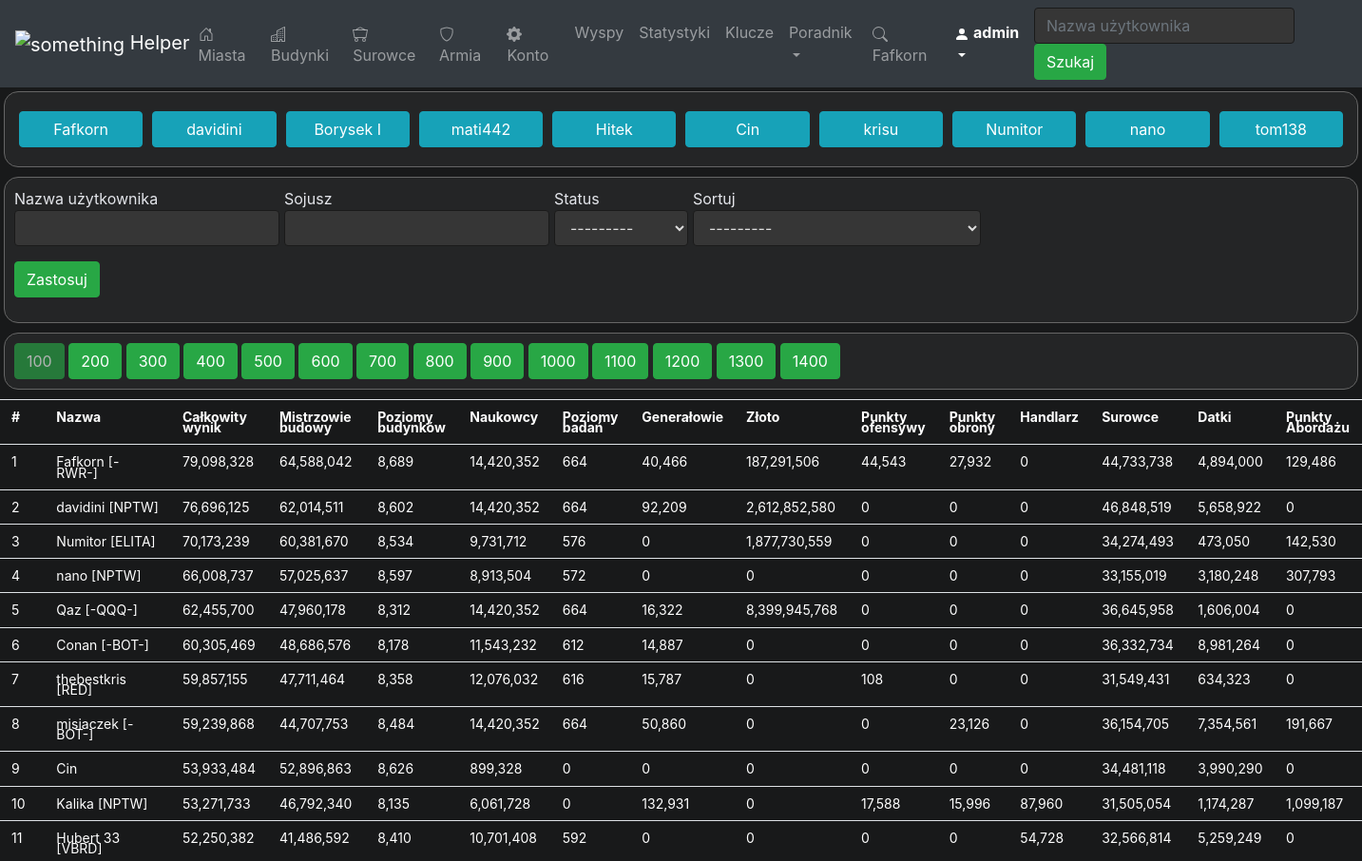
Page /users/ (signed in, upper part) on the earlier database version.
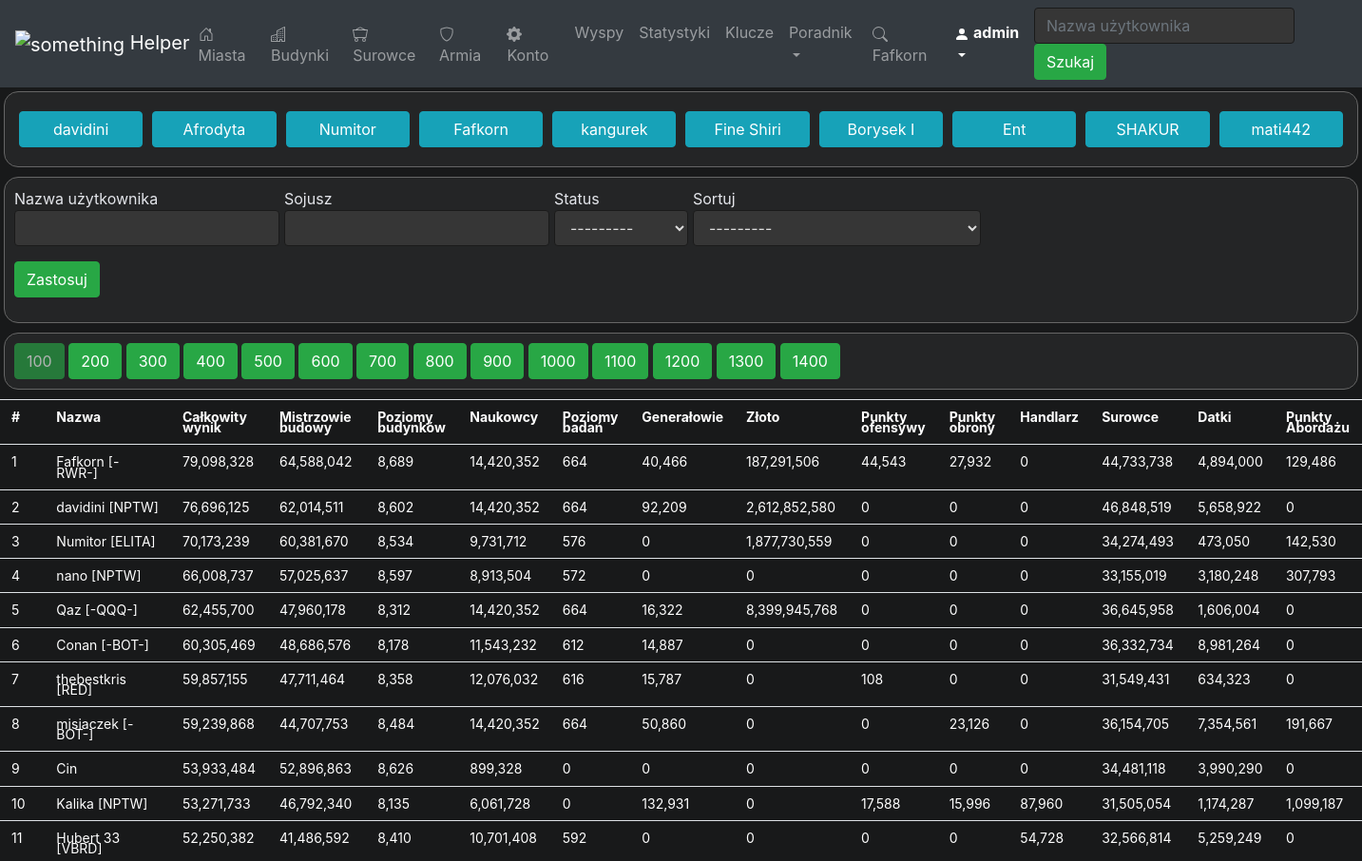
Same page on the later database version.
### mysite/helper/models.py (models this page shows, shortened)
class User(models.Model):
    user_name = models.CharField(max_length=50)
    user_status = models.ForeignKey(UserStatus, on_delete=models.SET_NULL, default=None, null=True)
    shipping_future = models.IntegerField(default=0)
    economy_future = models.IntegerField(default=0)
    science_future = models.IntegerField(default=0)
    military_future = models.IntegerField(default=0)
    score = models.IntegerField(default=0)
    master_builders = models.IntegerField(default=0)
    building_levels = models.IntegerField(default=0)
    scientists = models.IntegerField(default=0)
    research_level = models.IntegerField(default=0)
    generals = models.IntegerField(default=0)
    gold = models.BigIntegerField(default=0)
    offensive = models.IntegerField(default=0)
    defensive = models.IntegerField(default=0)
    trading = models.IntegerField(default=0)
    resources = models.IntegerField(default=0)
    donations = models.IntegerField(default=0)
    piracy = models.IntegerField(default=0)
    alliance = models.CharField(max_length=50, default='', null=True)
    last_visit = models.DateTimeField(default=datetime(2015, 10, 9, 23, 55, 59, 342380))

### mysite/helper/views/users.py (the view)
# urls.py: path('users/', users.get_users, name='users'),
@login_required(login_url='helper:login')
def get_users(request):
    connected_user = DefaultUsersConnection.objects.filter(auth_user=request.user.id)
    user = connected_user[0] if connected_user else User.objects.get(pk=1)
    visited_users = User.objects.order_by('last_visit').reverse()[:10]
    my_filter = UserFilter(request.GET, queryset=User.objects.order_by('score').reverse())
    user_name = request.GET.get('user_name', '')
    alliance = request.GET.get('alliance', '')
    user_status = request.GET.get('user_status', '')
    order_by = request.GET.get('order_by', '')
    users_list = my_filter.qs
    results_on_page = 100
    paginator = Paginator(users_list, results_on_page)
    page_num = request.GET.get('page', 1)
    page = paginator.page(page_num)
    has_pages = math.ceil(users_list.count() / results_on_page)
    buttons = []
    for i, val in enumerate(range(has_pages)):
        buttons.append([int((i+1)*results_on_page), int(i+1)])
    context = {'users_list': page,
               'user': user,
               'my_filter': my_filter,
               'user_name': user_name,
               'alliance': alliance,
               'user_status': user_status,
               'order_by': order_by,
               'visited_users': visited_users,
               'buttons': buttons, 'page_num': int(page_num),
               'nav_active': 'users',
               'title': 'Użytkownicy'
               }
    return render(request, 'helper/users.html', context)

### mysite/helper/models.py (called while the page is built)
    def __str__(self):
        return self.user_status_name

### mysite/helper/templatetags/helper_extras.py (called while the page is built)
@register.filter
def get_pos(position, page_num):
    try:
        return int(page_num-1) * 100 + int(position)
    except (ValueError, ZeroDivisionError):
        return None

@register.filter
def number_commas(number):
    return re.sub("(\d)(?=(\d{3})+(?!\d))", r"\1,", "%d" % number)

### mysite/helper/templates/helper/users.html (shortened to what the changed rows need)
{% extends "base.html" %}
{% load static %}
{% load crispy_forms_tags %}
{% block head %}
        <link rel="stylesheet" type="text/css" href="{% static 'helper/users.css' %}">
        {% load helper_extras %}
{% endblock %}
{% block content %}
        {% load widget_tweaks %}
        {% include "helper/navigation.html" %}
        <div class="tile">
            <div class="row visited-users-div">
                {% for user in visited_users %}
                    <a class="btn btn-info btn-visit" href="{% url 'helper:user_towns' user.id %}">{{user.user_name}}</a>
                {% endfor %}
            </div>
        </div>
        <div class="page-div">
            <div>
                {% if buttons %}
                {% for button in buttons %}
                    <a href="{% url 'helper:users' %}?page={{button.1}}&user_name={{user_name}}&alliance={{alliance}}&user_status={{user_status}}&order_by={{order_by}}" class="btn btn-success  {% if button.1 == page_num %} disabled {% endif %}">{{button.0}}</a>
                {% endfor %}
                {% else %}
                <h5>Nie znaleziono graczy</h5>
                {% endif %}
            </div>
        </div>
        <div class="users-div">
            {% if users_list %}
                <table class="table">
                    <tr>
                        <th>#</th>
                        <th>Nazwa</th>
                        <th>Całkowity wynik</th>
                        <th>Mistrzowie budowy</th>
                        <th>Poziomy budynków</th>
                        <th>Naukowcy</th>
                        <th>Poziomy badań</th>
                        <th>Generałowie</th>
                        <th>Złoto</th>
                        <th>Punkty ofensywy</th>
                        <th>Punkty obrony</th>
                        <th>Handlarz</th>
                        <th>Surowce</th>
                        <th>Datki</th>
                        <th>Punkty Abordażu</th>
                    </tr>
                    {% for user in users_list %}
                        <tr class="{% ifequal user.user_status.id 2 %} inactive-player {% endifequal%} {% ifequal user.user_status.id 3 %} deleted-player {% endifequal%}">
                            <td>{{forloop.counter|get_pos:page_num }}</td>
                            <td><a class="player-a" href="{% url 'helper:user_towns' user.id %}">
                                {{ user.user_name }}
                                {% if user.alliance %}
                                    [{{user.alliance}}]
                                {% endif %}
                            </a></td>
                            <td>{{user.score|number_commas}}</td>
                            <td>{{user.master_builders|number_commas}}</td>
                            <td>{{user.building_levels|number_commas}}</td>
                            <td>{{user.scientists|number_commas}}</td>
                            <td>{{user.research_level|number_commas}}</td>
                            <td>{{user.generals|number_commas}}</td>
                            <td>{{user.gold|number_commas}}</td>
                            <td>{{user.offensive|number_commas}}</td>
                            <td>{{user.defensive|number_commas}}</td>
                            <td>{{user.trading|number_commas}}</td>
                            <td>{{user.resources|number_commas}}</td>
                            <td>{{user.donations|number_commas}}</td>
                            <td>{{user.piracy|number_commas}}</td>
                        </tr>
                    {% endfor %}
                </table>
            {% endif %}
        </div>
{% endblock %}

### mysite/helper/templates/helper/navigation.html (shortened to what this page needs)
{% load widget_tweaks %}
{% load static %}
<nav class="navbar navbar-expand-lg navbar-dark bg-dark">
        <a class="navbar-brand" href="{% url 'helper:users' %}">
            <img style="margin: 0px;" src="{% static "helper/icons/icon.png" %}" alt="something" width="30px" height="30" >
            Helper
        </a>
        <ul class="navbar-nav mr-auto">
            <li class="nav-item {% if nav_active == 'user_towns' %}active{% endif %}">
                <a class="nav-link" href="{% url 'helper:user_towns' user.id %}">
                    Miasta
                </a>
            </li>
            <li class="nav-item {% if nav_active == 'user_buildings' %}active{% endif %}">
                <a class="nav-link" href="{% url 'helper:user_buildings' user.id %}">
                    Budynki
                </a>
            </li>
            <li class="nav-item {% if nav_active == 'user_resources' %}active{% endif %}">
                <a class="nav-link" href="{% url 'helper:user_resources' user.id %}">
                    Surowce
                </a>
            </li>
            <li class="nav-item {% if nav_active == 'user_army' %}active{% endif %}">
                <a class="nav-link" href="{% url 'helper:user_army' user.id %}">
                    Armia
                </a>
            </li>
            <li class="nav-item {% if nav_active == 'user_account' %}active{% endif %}" >
                <a class="nav-link" href="{% url 'helper:user_account' user.id %}">
                    Konto
                </a>
            </li>
            <li class="nav-item {% if nav_active == 'islands' %}active{% endif %}">
                <a class="nav-link" href="{% url 'helper:islands' user.id %}">
                    Wyspy
                </a>
            </li>
            <li class="nav-item {% if nav_active == 'statistics' %}active{% endif %}">
                <a class="nav-link" href="{% url 'helper:statistics' user.id %}">
                    Statystyki
                </a>
            </li>
            {% if request.user.is_staff %}
                <li class="nav-item {% if nav_active == 'key_manager' %}active{% endif %}">
                    <a class="nav-link" href="{% url 'helper:key_manager' %}">
                        Klucze
                    </a>
                </li>
            {% endif %}
            <li class="nav-item dropdown  {% if nav_active == 'guide' %}active{% endif %}" >
                <a class="nav-link dropdown-toggle" href="#" id="navbarDropdown" role="button" data-toggle="dropdown" aria-haspopup="true" aria-expanded="false">
                  Poradnik
                </a>
            </li>
        </ul>
        <ul class="navbar-nav ml-auto">
            <li class="nav-item">
                <a class="nav-link inactive" href="">
                    {{user.user_name}}
                </a>
            </li>
            <li class="nav-item dropdown active" >
                <a class="nav-link dropdown-toggle" href="#" id="userDropdown" role="button" data-toggle="dropdown" aria-haspopup="true" aria-expanded="false">
                    <svg width="1em" height="1em" viewBox="0 0 16 16" class="bi bi-person-fill" fill="currentColor" xmlns="http://www.w3.org/2000/svg">
                        <path fill-rule="evenodd" d="M3 14s-1 0-1-1 1-4 6-4 6 3 6 4-1 1-1 1H3zm5-6a3 3 0 1 0 0-6 3 3 0 0 0 0 6z"/>
                    </svg>
                    {{request.user}}
                </a>
            </li>
        </ul>
        <form class="form-inline my-2 my-lg-0" action="{% url 'helper:users'%}" method="get">
            <input type="search" class="form-control mr-sm-2" name="user_name" placeholder="Nazwa użytkownika">
            <button type="submit" class="btn btn-success btn-action">Szukaj</button>
        </form>
    </nav>

Differences in the rows shown:
no longer on this page (row unchanged): User: user_name "Hitek"
no longer on this page (row unchanged): User: user_name "krisu"
no longer on this page (row unchanged): User: user_name "tom138"
no longer on one of the page's lists (row unchanged): User: user_name "nano"
no longer on one of the page's lists (row unchanged): User: user_name "Cin"
changed User "davidini": moves up the list
now on this page (row edited): User: user_name "Afrodyta"
changed User "Numitor": moves up the list
now on this page (row edited): User: user_name "kangurek"
now on this page (row edited): User: user_name "Fine Shiri"
now on this page (row edited): User: user_name "Ent"
now on this page (row edited): User: user_name "SHAKUR"
